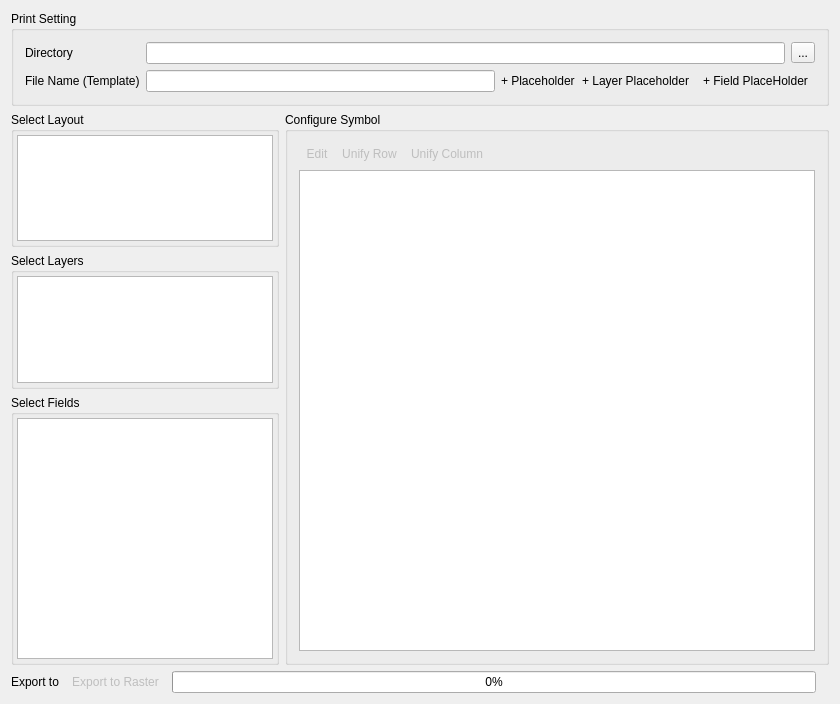
<?xml version="1.0" encoding="UTF-8"?>
<ui version="4.0">
 <class>GwmLayoutBatchDialog</class>
 <widget class="QWidget" name="GwmLayoutBatchDialog">
  <property name="geometry">
   <rect>
    <x>0</x>
    <y>0</y>
    <width>840</width>
    <height>704</height>
   </rect>
  </property>
  <property name="windowTitle">
   <string>GwmLayoutBatchDialog</string>
  </property>
  <layout class="QGridLayout" name="gridLayout" rowstretch="0,1,1,2,0" columnstretch="0,1">
   <item row="3" column="0">
    <widget class="QGroupBox" name="groupBox_4">
     <property name="title">
      <string>Select Fields</string>
     </property>
     <layout class="QGridLayout" name="gridLayout_5">
      <property name="leftMargin">
       <number>3</number>
      </property>
      <property name="topMargin">
       <number>3</number>
      </property>
      <property name="rightMargin">
       <number>3</number>
      </property>
      <property name="bottomMargin">
       <number>3</number>
      </property>
      <item row="0" column="0">
       <widget class="QListView" name="lsvField"/>
      </item>
     </layout>
    </widget>
   </item>
   <item row="1" column="0">
    <widget class="QGroupBox" name="groupBox_2">
     <property name="title">
      <string>Select Layout</string>
     </property>
     <layout class="QGridLayout" name="gridLayout_3">
      <property name="leftMargin">
       <number>3</number>
      </property>
      <property name="topMargin">
       <number>3</number>
      </property>
      <property name="rightMargin">
       <number>3</number>
      </property>
      <property name="bottomMargin">
       <number>3</number>
      </property>
      <item row="0" column="0">
       <widget class="QListView" name="lsvLayout"/>
      </item>
     </layout>
    </widget>
   </item>
   <item row="1" column="1" rowspan="3">
    <widget class="QGroupBox" name="groupBox">
     <property name="title">
      <string>Configure Symbol</string>
     </property>
     <layout class="QGridLayout" name="gridLayout_2">
      <item row="0" column="0">
       <layout class="QHBoxLayout" name="horizontalLayout">
        <property name="spacing">
         <number>0</number>
        </property>
        <item>
         <widget class="QToolButton" name="btnEditSymbol">
          <property name="enabled">
           <bool>false</bool>
          </property>
          <property name="text">
           <string>Edit</string>
          </property>
          <property name="icon">
           <iconset>
            <normalon>:/images/themes/default/symbologyEdit.svg</normalon>
           </iconset>
          </property>
          <property name="iconSize">
           <size>
            <width>24</width>
            <height>24</height>
           </size>
          </property>
          <property name="autoRaise">
           <bool>true</bool>
          </property>
         </widget>
        </item>
        <item>
         <widget class="QToolButton" name="btnUnifyLayer">
          <property name="enabled">
           <bool>false</bool>
          </property>
          <property name="text">
           <string>Unify Row</string>
          </property>
          <property name="icon">
           <iconset>
            <normalon>:/images/themes/default/mIconArrangeSymbolsLeft.svg</normalon>
           </iconset>
          </property>
          <property name="iconSize">
           <size>
            <width>24</width>
            <height>24</height>
           </size>
          </property>
          <property name="autoRaise">
           <bool>true</bool>
          </property>
         </widget>
        </item>
        <item>
         <widget class="QToolButton" name="btnUnifyField">
          <property name="enabled">
           <bool>false</bool>
          </property>
          <property name="text">
           <string>Unify Column</string>
          </property>
          <property name="icon">
           <iconset>
            <normalon>:/images/themes/default/mActionFilterTableFields.svg</normalon>
           </iconset>
          </property>
          <property name="iconSize">
           <size>
            <width>24</width>
            <height>24</height>
           </size>
          </property>
          <property name="autoRaise">
           <bool>true</bool>
          </property>
         </widget>
        </item>
        <item>
         <spacer name="horizontalSpacer">
          <property name="orientation">
           <enum>Qt::Horizontal</enum>
          </property>
          <property name="sizeHint" stdset="0">
           <size>
            <width>40</width>
            <height>20</height>
           </size>
          </property>
         </spacer>
        </item>
       </layout>
      </item>
      <item row="1" column="0">
       <widget class="QTreeView" name="trvSymbology"/>
      </item>
     </layout>
    </widget>
   </item>
   <item row="2" column="0">
    <widget class="QGroupBox" name="groupBox_3">
     <property name="title">
      <string>Select Layers</string>
     </property>
     <layout class="QGridLayout" name="gridLayout_4">
      <property name="leftMargin">
       <number>3</number>
      </property>
      <property name="topMargin">
       <number>3</number>
      </property>
      <property name="rightMargin">
       <number>3</number>
      </property>
      <property name="bottomMargin">
       <number>3</number>
      </property>
      <item row="0" column="0">
       <widget class="QListView" name="lsvLayer"/>
      </item>
     </layout>
    </widget>
   </item>
   <item row="0" column="0" colspan="2">
    <widget class="QGroupBox" name="groupBox_5">
     <property name="title">
      <string>Print Setting</string>
     </property>
     <layout class="QFormLayout" name="formLayout">
      <item row="0" column="0">
       <widget class="QLabel" name="label">
        <property name="text">
         <string>Directory</string>
        </property>
       </widget>
      </item>
      <item row="0" column="1">
       <layout class="QHBoxLayout" name="horizontalLayout_2">
        <item>
         <widget class="QLineEdit" name="txtOutputDirectory"/>
        </item>
        <item>
         <widget class="QToolButton" name="btnSelectDirectory">
          <property name="text">
           <string>...</string>
          </property>
         </widget>
        </item>
       </layout>
      </item>
      <item row="1" column="0">
       <widget class="QLabel" name="label_2">
        <property name="sizePolicy">
         <sizepolicy hsizetype="Fixed" vsizetype="Preferred">
          <horstretch>0</horstretch>
          <verstretch>0</verstretch>
         </sizepolicy>
        </property>
        <property name="text">
         <string>File Name (Template)</string>
        </property>
       </widget>
      </item>
      <item row="1" column="1">
       <layout class="QHBoxLayout" name="horizontalLayout_6">
        <property name="spacing">
         <number>6</number>
        </property>
        <item>
         <widget class="QLineEdit" name="txtFileNameTemplate"/>
        </item>
        <item>
         <layout class="QHBoxLayout" name="horizontalLayout_4">
          <property name="spacing">
           <number>0</number>
          </property>
          <item>
           <widget class="QLabel" name="label_3">
            <property name="text">
             <string>+ Placeholder</string>
            </property>
           </widget>
          </item>
          <item>
           <widget class="QToolButton" name="btnAddLayerNamePlace">
            <property name="text">
             <string>+ Layer Placeholder</string>
            </property>
            <property name="icon">
             <iconset>
              <normalon>:/images/themes/default/mActionAddVirtualLayer.svg</normalon>
             </iconset>
            </property>
            <property name="autoRaise">
             <bool>true</bool>
            </property>
           </widget>
          </item>
          <item>
           <widget class="QToolButton" name="txtFileAddFieldNamePlace">
            <property name="text">
             <string>+ Field PlaceHolder</string>
            </property>
            <property name="icon">
             <iconset>
              <normalon>:/images/themes/default/mSourceFields.svg</normalon>
             </iconset>
            </property>
            <property name="autoRaise">
             <bool>true</bool>
            </property>
           </widget>
          </item>
         </layout>
        </item>
       </layout>
      </item>
     </layout>
    </widget>
   </item>
   <item row="4" column="0" colspan="2">
    <layout class="QHBoxLayout" name="horizontalLayout_3">
     <item>
      <widget class="QLabel" name="label_4">
       <property name="sizePolicy">
        <sizepolicy hsizetype="Fixed" vsizetype="Preferred">
         <horstretch>0</horstretch>
         <verstretch>0</verstretch>
        </sizepolicy>
       </property>
       <property name="text">
        <string>Export to</string>
       </property>
      </widget>
     </item>
     <item>
      <widget class="QToolButton" name="btnExportRaster">
       <property name="enabled">
        <bool>false</bool>
       </property>
       <property name="text">
        <string>Export to Raster</string>
       </property>
       <property name="icon">
        <iconset>
         <normalon>:/images/themes/default/mActionSaveMapAsImage.svg</normalon>
        </iconset>
       </property>
       <property name="iconSize">
        <size>
         <width>24</width>
         <height>24</height>
        </size>
       </property>
       <property name="autoRaise">
        <bool>true</bool>
       </property>
      </widget>
     </item>
     <item>
      <widget class="QProgressBar" name="pgbExport">
       <property name="enabled">
        <bool>true</bool>
       </property>
       <property name="sizePolicy">
        <sizepolicy hsizetype="Expanding" vsizetype="Fixed">
         <horstretch>0</horstretch>
         <verstretch>0</verstretch>
        </sizepolicy>
       </property>
       <property name="maximum">
        <number>100</number>
       </property>
       <property name="value">
        <number>0</number>
       </property>
       <property name="format">
        <string>%p%</string>
       </property>
      </widget>
     </item>
     <item>
      <widget class="QLabel" name="label_5">
       <property name="text">
        <string/>
       </property>
      </widget>
     </item>
    </layout>
   </item>
  </layout>
 </widget>
 <layoutdefault spacing="6" margin="11"/>
 <resources/>
 <connections/>
</ui>
